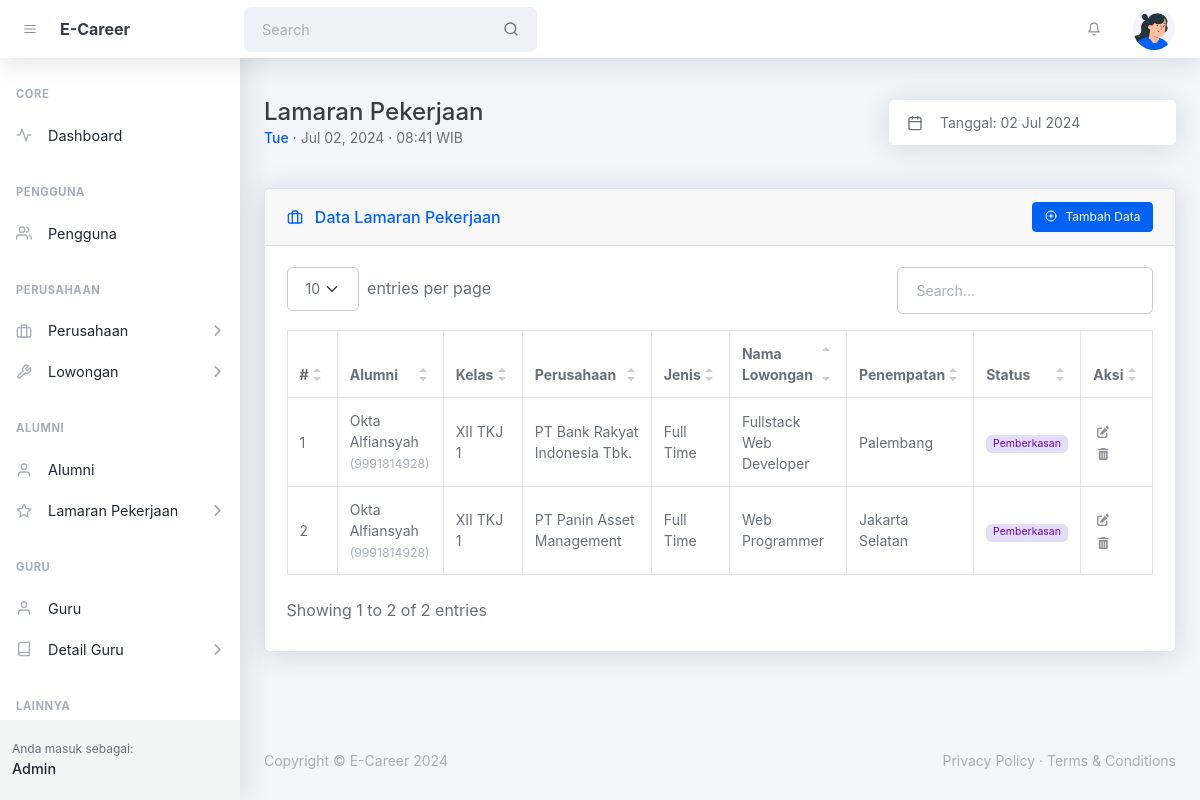
The page /admin/lamaran_pekerjaan.php (signed in) on the database its author committed.
### tables this page shows
CREATE TABLE `tbl_lowongan` (
  `id` int(10) UNSIGNED NOT NULL,
  `id_perusahaan` int(10) UNSIGNED NOT NULL,
  `id_jenis_pekerjaan` int(10) UNSIGNED DEFAULT NULL,
  `id_klasifikasi_pekerjaan` int(10) UNSIGNED DEFAULT NULL,
  `nama_lowongan` varchar(128) NOT NULL,
  `penempatan` varchar(128) NOT NULL,
  `batas_bawah_gaji` int(11) DEFAULT NULL,
  `batas_atas_gaji` int(11) DEFAULT NULL,
  `tipe_gaji` enum('harian','mingguan','bulanan','tahunan') DEFAULT 'bulanan',
  `keterangan_lowongan` varchar(5000) NOT NULL,
  `created_at` timestamp NOT NULL DEFAULT current_timestamp(),
  `updated_at` timestamp NULL DEFAULT NULL ON UPDATE current_timestamp()
);

CREATE TABLE `tbl_alumni` (
  `id` int(10) UNSIGNED NOT NULL,
  `id_pengguna` int(10) UNSIGNED DEFAULT NULL,
  `id_kelas` int(10) UNSIGNED DEFAULT NULL,
  `nisn` varchar(10) NOT NULL,
  `nama_alumni` varchar(128) NOT NULL,
  `jk` enum('l','p') NOT NULL,
  `alamat` varchar(255) NOT NULL,
  `tmp_lahir` varchar(64) NOT NULL,
  `tgl_lahir` date NOT NULL,
  `no_telp` varchar(16) DEFAULT NULL,
  `email` varchar(128) NOT NULL,
  `created_at` timestamp NOT NULL DEFAULT current_timestamp() ON UPDATE current_timestamp(),
  `updated_at` timestamp NULL DEFAULT NULL ON UPDATE current_timestamp()
);

CREATE TABLE `tbl_kelas` (
  `id` int(10) UNSIGNED NOT NULL,
  `id_wali_kelas` int(10) UNSIGNED DEFAULT NULL,
  `nama_kelas` varchar(32) NOT NULL,
  `created_at` timestamp NOT NULL DEFAULT current_timestamp(),
  `updated_at` timestamp NULL DEFAULT NULL ON UPDATE current_timestamp()
);

CREATE TABLE `tbl_perusahaan` (
  `id` int(10) UNSIGNED NOT NULL,
  `id_pengguna` int(10) UNSIGNED DEFAULT NULL,
  `id_jenis_perusahaan` int(10) UNSIGNED DEFAULT NULL,
  `nama_perusahaan` varchar(128) NOT NULL,
  `alamat_perusahaan` varchar(255) NOT NULL,
  `created_at` timestamp NOT NULL DEFAULT current_timestamp(),
  `updated_at` timestamp NULL DEFAULT NULL ON UPDATE current_timestamp()
);

CREATE TABLE `tbl_jenis_pekerjaan` (
  `id` int(10) UNSIGNED NOT NULL,
  `jenis_pekerjaan` varchar(32) NOT NULL,
  `created_at` timestamp NOT NULL DEFAULT current_timestamp(),
  `updated_at` timestamp NULL DEFAULT NULL ON UPDATE current_timestamp()
);

CREATE TABLE `tbl_lamaran_pekerjaan` (
  `id` int(10) UNSIGNED NOT NULL,
  `id_lowongan` int(10) UNSIGNED NOT NULL,
  `id_alumni` int(10) UNSIGNED NOT NULL,
  `status_lamaran` enum('tidak_lolos','pemberkasan','interview','lolos','lainnya') NOT NULL,
  `keterangan_lamaran` varchar(1000) NOT NULL COMMENT 'Alasan dari status',
  `created_at` timestamp NOT NULL DEFAULT current_timestamp(),
  `updated_at` timestamp NULL DEFAULT NULL ON UPDATE current_timestamp()
);

### helpers/isAccessAllowedHelper.php (called while the page is built, shortened)
<?php
function isAccessAllowed($expected_hak_akses = null): bool {
    include_once '../config/config.php';
    $current_hak_akses = $_SESSION['hak_akses'] ?? null;
    $expected_hak_akses = !is_array($expected_hak_akses)
        ? array($expected_hak_akses)
        : $expected_hak_akses;
    return true;
}
?>

### admin/lamaran_pekerjaan.php (the view, shortened to what this page needs)
<?php
include '../helpers/isAccessAllowedHelper.php';
if (!isAccessAllowed('admin')) :
  session_destroy();
  echo "<meta http-equiv='refresh' content='0;" . base_url_return('index.php?msg=other_error') . "'>";
else :
  include_once '../config/connection.php';
?>
  <!DOCTYPE html>
  <html lang="en">
  <head>
    <?php include '_partials/head.php' ?>
  </head>
  <body class="nav-fixed">
    <?php include '_partials/topnav.php' ?>
    <div id="layoutSidenav">
      <div id="layoutSidenav_nav">
        <?php include '_partials/sidebar.php' ?>
      </div>
      <div id="layoutSidenav_content">
        <main>
          <div class="container-xl px-4 mt-5">
            <div class="d-flex justify-content-between align-items-sm-center flex-column flex-sm-row mb-4">
              <div class="me-4 mb-3 mb-sm-0">
                <h1 class="mb-0">Lamaran Pekerjaan</h1>
                <div class="small">
                  <span class="fw-500 text-primary"><?= date('D') ?></span>
                  &middot; <?= date('M d, Y') ?> &middot; <?= date('H:i') ?> WIB
                </div>
              </div>
              <div class="input-group input-group-joined border-0 shadow w-auto">
                <span class="input-group-text"><i data-feather="calendar"></i></span>
                <input class="form-control ps-0 pointer" id="litepickerRangePlugin" value="Tanggal: <?= date('d M Y') ?>" readonly />
              </div>
            </div>
            <div class="card card-header-actions mb-4 mt-5">
              <div class="card-header">
                <div>
                  <i data-feather="briefcase" class="me-2 mt-1"></i>
                  Data Lamaran Pekerjaan
                </div>
                <button class="btn btn-sm btn-primary toggle_modal_tambah" type="button"><i data-feather="plus-circle" class="me-2"></i>Tambah Data</button>
              </div>
              <div class="card-body">
                <table id="datatablesSimple">
                  <thead>
                    <tr>
                      <th>#</th>
                      <th>Alumni</th>
                      <th>Kelas</th>
                      <th>Perusahaan</th>
                      <th>Jenis</th>
                      <th>Nama Lowongan</th>
                      <th>Penempatan</th>
                      <th>Status</th>
                      <th>Aksi</th>
                    </tr>
                  </thead>
                  <tbody>
                    <?php
                    $no = 1;
                    $query_lamaran_pekerjaan = mysqli_query($connection,
                      "SELECT
                        a.id AS id_lowongan, a.nama_lowongan, a.penempatan, a.batas_bawah_gaji, a.batas_atas_gaji, a.tipe_gaji, a.keterangan_lowongan,
                        b.id AS id_perusahaan, b.nama_perusahaan, b.alamat_perusahaan,
                        c.id AS id_jenis_perusahaan, c.nama_jenis AS jenis_perusahaan,
                        d.id AS id_jenis_pekerjaan, d.jenis_pekerjaan,
                        f.id AS id_klasifikasi_pekerjaan, f.klasifikasi_pekerjaan,
                        g.id AS id_lamaran_pekerjaan, g.status_lamaran, g.keterangan_lamaran,
                        h.id AS id_alumni, h.nisn, h.nama_alumni, h.jk, h.alamat AS alamat_alumni, h.tmp_lahir, h.tgl_lahir, h.no_telp AS no_telp_alumni, h.email AS email_alumni,
                        i.id AS id_kelas, i.nama_kelas
                      FROM tbl_lowongan AS a
                      INNER JOIN tbl_perusahaan AS b
                        ON b.id = a.id_perusahaan
                      LEFT JOIN tbl_jenis_perusahaan AS c
                        ON c.id = b.id_jenis_perusahaan
                      LEFT JOIN tbl_jenis_pekerjaan AS d
                        ON d.id = a.id_jenis_pekerjaan
                      LEFT JOIN tbl_klasifikasi_pekerjaan AS f
                        ON f.id = a.id_klasifikasi_pekerjaan
                      INNER JOIN tbl_lamaran_pekerjaan AS g
                        ON a.id = g.id_lowongan
                      INNER JOIN tbl_alumni AS h
                        ON h.id = g.id_alumni
                      LEFT JOIN tbl_kelas AS i
                        ON i.id = h.id_kelas
                      ORDER BY g.id DESC");
                    while ($lamaran_pekerjaan = mysqli_fetch_assoc($query_lamaran_pekerjaan)):
                      $status_lamaran = $lamaran_pekerjaan['status_lamaran'];
                      $formatted_status_lamaran = ucwords(str_replace('_', ' ', $status_lamaran));
                    ?>
                      <tr>
                        <td><?= $no++ ?></td>
                        <td>
                          <?= htmlspecialchars($lamaran_pekerjaan['nama_alumni']) ?>
                          <?= "<br><small class='text-muted'>({$lamaran_pekerjaan['nisn']})</small>" ?>
                        </td>
                        <td><?= $lamaran_pekerjaan['nama_kelas'] ?></td>
                        <td><?= $lamaran_pekerjaan['nama_perusahaan'] ?></td>
                        <td><?= $lamaran_pekerjaan['jenis_pekerjaan'] ?></td>
                        <td><?= $lamaran_pekerjaan['nama_lowongan'] ?></td>
                        <td><?= $lamaran_pekerjaan['penempatan'] ?></td>
                        <td>
                          <?php if ($status_lamaran === 'tidak_lolos') : ?>
                            <span class="badge bg-red-soft text-red"><?= $formatted_status_lamaran ?></span>
                          <?php elseif ($status_lamaran === 'pemberkasan') : ?>
                            <span class="badge bg-purple-soft text-purple"><?= $formatted_status_lamaran ?></span>
                          <?php elseif ($status_lamaran === 'interview'): ?>
                            <span class="badge bg-blue-soft text-blue"><?= $formatted_status_lamaran ?></span>
                          <?php elseif ($status_lamaran === 'lolos'): ?>
                            <span class="badge bg-green-soft text-green"><?= $formatted_status_lamaran ?></span>
                          <?php else: ?>
                            <span class="badge bg-secondary-dark text-dark"><?= $formatted_status_lamaran ?></span>
                          <?php endif ?>
                        </td>
                        <td>
                          <button class="btn btn-datatable btn-icon btn-transparent-dark me-2 toggle_modal_ubah"
                            data-id_lamaran_pekerjaan="<?= $lamaran_pekerjaan['id_lamaran_pekerjaan'] ?>">
                            <i class="fa fa-pen-to-square"></i>
                          </button>
                          <button class="btn btn-datatable btn-icon btn-transparent-dark me-2 toggle_swal_hapus"
                            data-id_lamaran_pekerjaan="<?= $lamaran_pekerjaan['id_lamaran_pekerjaan'] ?>"
                            data-nama_alumni="<?= $lamaran_pekerjaan['nama_alumni'] ?>"
                            data-nama_lowongan="<?= $lamaran_pekerjaan['nama_lowongan'] ?>">
                            <i class="fa fa-trash-can"></i>
                          </button>
                        </td>
                      </tr>
                    <?php endwhile ?>
                  </tbody>
                </table>
              </div>
            </div>
          </div>
        </main>
        <?php include '_partials/footer.php' ?>
      </div>
    </div>
  </body>
  </html>
<?php endif ?>

### rows shown on the page
tbl_lowongan: tbl_alumni.nama_alumni "Okta Alfiansyah", tbl_alumni.nisn "9991814928", tbl_kelas.nama_kelas "XII TKJ 1", id_perusahaan.nama_perusahaan "PT Bank Rakyat Indonesia Tbk.", id_jenis_pekerjaan.jenis_pekerjaan "Full Time", nama_lowongan "Fullstack Web Developer", penempatan "Palembang", tbl_lamaran_pekerjaan.status_lamaran "Pemberkasan"
tbl_lowongan: tbl_alumni.nama_alumni "Okta Alfiansyah", tbl_alumni.nisn "9991814928", tbl_kelas.nama_kelas "XII TKJ 1", id_perusahaan.nama_perusahaan "PT Panin Asset Management", id_jenis_pekerjaan.jenis_pekerjaan "Full Time", nama_lowongan "Web Programmer", penempatan "Jakarta Selatan", tbl_lamaran_pekerjaan.status_lamaran "Pemberkasan"

### other values the page prints
SITE_NAME_SHORT "E-Career"
$user_logged_in "Admin"
